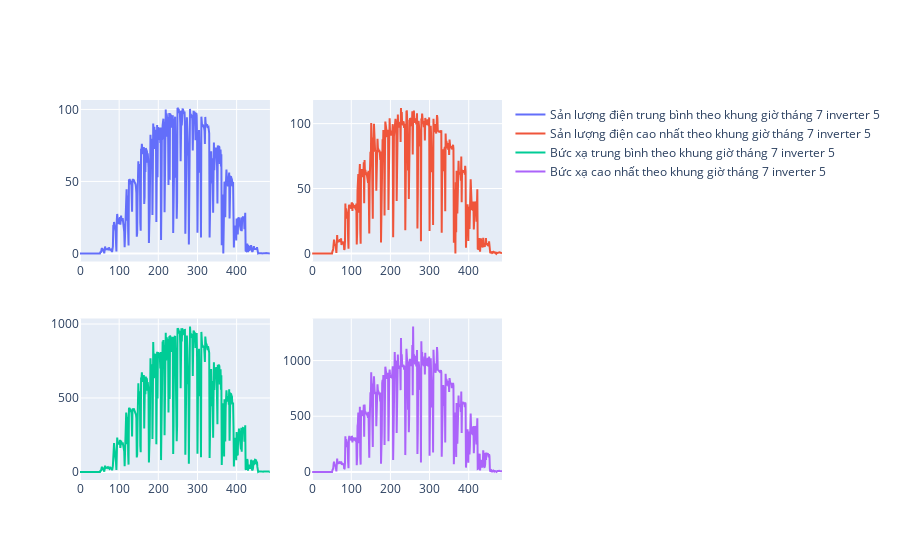

Notebook cell for this chart:
### Markdown cell above
Tháng 7 inverter 5

### Code cell
fig = go.Figure()
from plotly.subplots import make_subplots
fig = make_subplots(rows=2, cols=2)
fig.add_trace(go.Scatter(
    x=df1_1.index,
    y=df1_1[df1_1['month']==7]['Total input power(kW)'],
    name="Sản lượng điện trung bình theo khung giờ tháng 7 inverter 5 ",), row=1, col=1)
fig.add_trace(go.Scatter(
    x=df1_2.index,
    y=df1_2[df1_2['month']==7]['Total input power(kW)'],
    name="Sản lượng điện cao nhất theo khung giờ tháng 7 inverter 5") ,row=1, col=2)
fig.add_trace(go.Scatter(
    x=df1_3.index,
    y=df1_3[df1_3['month']==7]['Irradiance(W/㎡)'],
    name="Bức xạ trung bình theo khung giờ tháng 7 inverter 5") ,row=2, col=1)
fig.add_trace(go.Scatter(
    x=df1_4.index,
    y=df1_4[df1_4['month']==7]['Irradiance(W/㎡)'],
    name="Bức xạ cao nhất theo khung giờ tháng 7 inverter 5") ,row=2, col=2)
fig . update_traces (
    showlegend = True 
    )
fig.update_xaxes(
    rangeslider_visible=False,
)
fig.show()

### Figure 1 — Plotly figure (JSON) as saved in the notebook; plotly's stock layout.template omitted (floating-point values rounded to 4 significant figures; data arrays with more than 128 entries replaced by an {"elided": "..."} marker saying what was removed)
{"data": [{"name": "Sản lượng điện trung bình theo khung giờ tháng 7 inverter 5 ", "showlegend": true, "type": "scatter", "x": {"elided": "2646 int values"}, "xaxis": "x", "y": {"elided": "486 float values"}, "yaxis": "y"}, {"name": "Sản lượng điện cao nhất theo khung giờ tháng 7 inverter 5", "showlegend": true, "type": "scatter", "x": {"elided": "2646 int values"}, "xaxis": "x2", "y": {"elided": "486 float values"}, "yaxis": "y2"}, {"name": "Bức xạ trung bình theo khung giờ tháng 7 inverter 5", "showlegend": true, "type": "scatter", "x": {"elided": "2646 int values"}, "xaxis": "x3", "y": {"elided": "486 float values"}, "yaxis": "y3"}, {"name": "Bức xạ cao nhất theo khung giờ tháng 7 inverter 5", "showlegend": true, "type": "scatter", "x": {"elided": "2646 int values"}, "xaxis": "x4", "y": {"elided": "486 float values"}, "yaxis": "y4"}], "layout": {"xaxis": {"anchor": "y", "domain": [0, 0.45], "rangeslider": {"visible": false}}, "xaxis2": {"anchor": "y2", "domain": [0.55, 1], "rangeslider": {"visible": false}}, "xaxis3": {"anchor": "y3", "domain": [0, 0.45], "rangeslider": {"visible": false}}, "xaxis4": {"anchor": "y4", "domain": [0.55, 1], "rangeslider": {"visible": false}}, "yaxis": {"anchor": "x", "domain": [0.575, 1]}, "yaxis2": {"anchor": "x2", "domain": [0.575, 1]}, "yaxis3": {"anchor": "x3", "domain": [0, 0.425]}, "yaxis4": {"anchor": "x4", "domain": [0, 0.425]}}}
